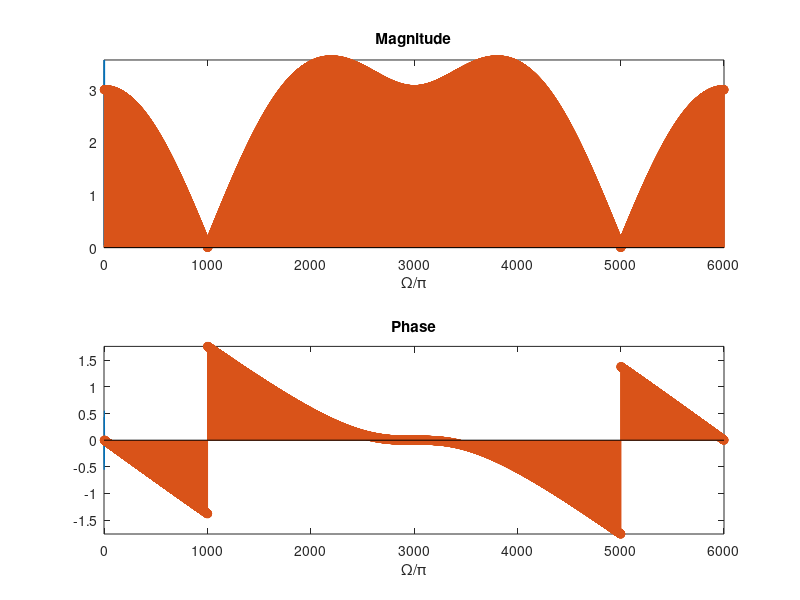

Write the MATLAB code that produced this figure.
x = [2,-1,1,1,zeros(1,6000)];
n= 0:6003;
w = -pi:0.01*pi : pi;
X = x * exp(-j*n'*w);
subplot(211);
plot(w,abs(X));
xlabel('\Omega/\pi');title('Magnitude');
axis tight;hold on;
H = fft(x);
stem(n,abs(H),'filled');
subplot(212);
plot(w,angle(X)/pi);xlabel('\Omega/\pi');title('Phase');
axis tight;hold on;
stem(n,angle(H),'filled');
